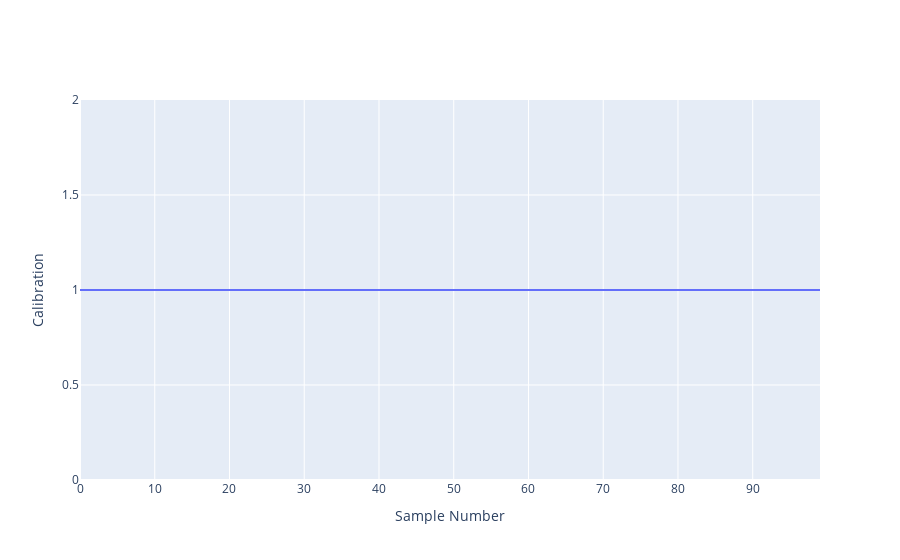

Notebook source saved alongside this figure:
### Code cell
fig = go.Figure()
fig.add_trace(go.Scatter(x=results_df.index, y=results_df['cal_score'], mode='lines'))
fig.update_layout(yaxis=dict(title="Calibration"),
                  xaxis=dict(title='Sample Number')
                 )
fig.show()

### Figure 1 — Plotly figure (JSON) as saved in the notebook; plotly's stock layout.template omitted (floating-point values rounded to 4 significant figures)
{"data": [{"mode": "lines", "type": "scatter", "x": [0, 1, 2, 3, 4, 5, 6, 7, 8, 9, 10, 11, 12, 13, 14, 15, 16, 17, 18, 19, 20, 21, 22, 23, 24, 25, 26, 27, 28, 29, 30, 31, 32, 33, 34, 35, 36, 37, 38, 39, 40, 41, 42, 43, 44, 45, 46, 47, 48, 49, 50, 51, 52, 53, 54, 55, 56, 57, 58, 59, 60, 61, 62, 63, 64, 65, 66, 67, 68, 69, 70, 71, 72, 73, 74, 75, 76, 77, 78, 79, 80, 81, 82, 83, 84, 85, 86, 87, 88, 89, 90, 91, 92, 93, 94, 95, 96, 97, 98, 99], "y": [1, 1, 1, 1, 1, 1, 1, 1, 1, 1, 1, 1, 1, 1, 1, 1, 1, 1, 1, 1, 1, 1, 1, 1, 1, 1, 1, 1, 1, 1, 1, 1, 1, 1, 1, 1, 1, 1, 1, 1, 1, 1, 1, 1, 1, 1, 1, 1, 1, 1, 1, 1, 1, 1, 1, 1, 1, 1, 1, 1, 1, 1, 1, 1, 1, 1, 1, 1, 1, 1, 1, 1, 1, 1, 1, 1, 1, 1, 1, 1, 1, 1, 1, 1, 1, 1, 1, 1, 1, 1, 1, 1, 1, 1, 1, 1, 1, 1, 1, 1]}], "layout": {"xaxis": {"title": {"text": "Sample Number"}}, "yaxis": {"title": {"text": "Calibration"}}}}
